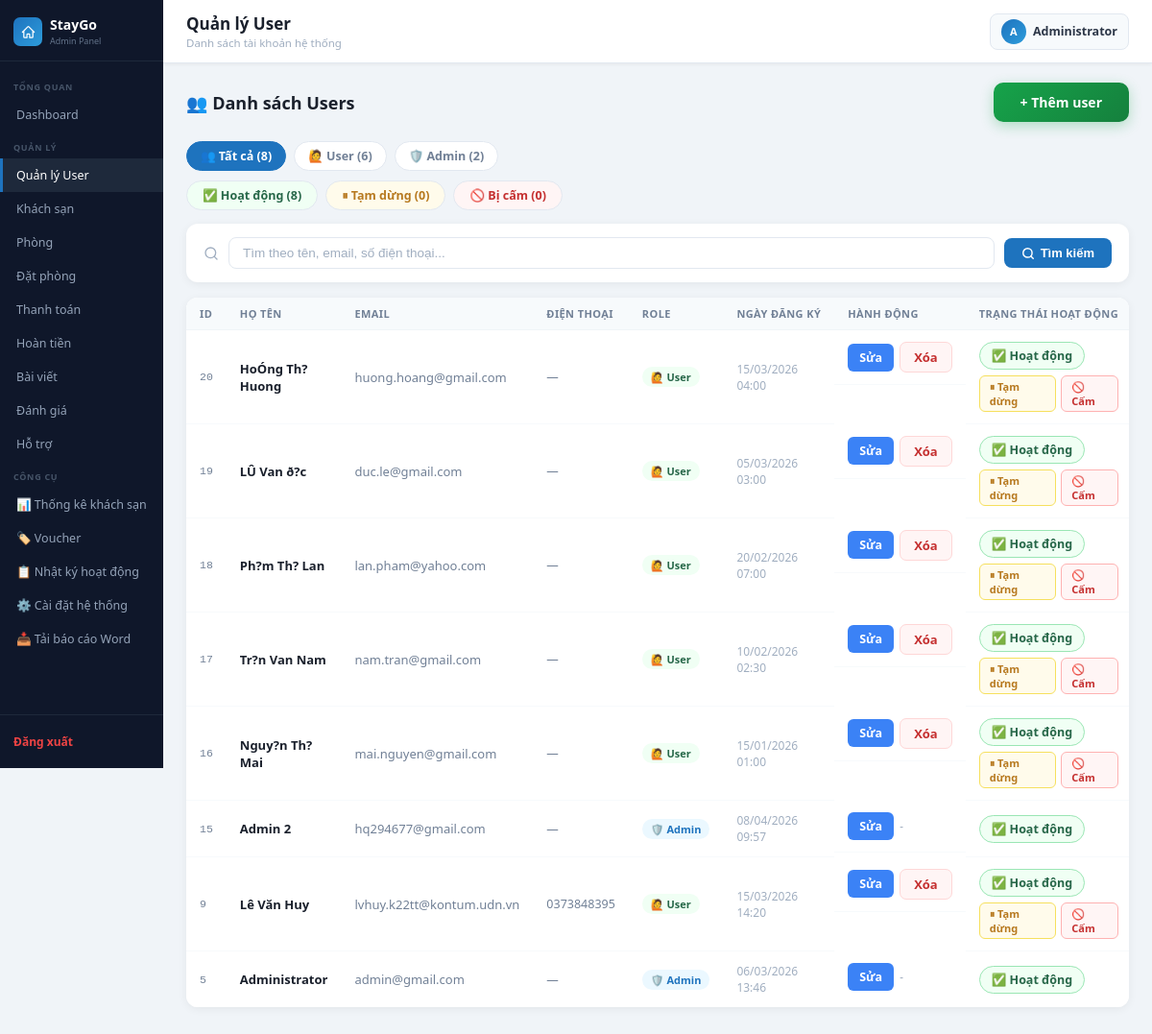
Page /admin_lvhuy_kontum/users.php (signed in) on the committed database.
### tables this page shows
CREATE TABLE `users` (
  `id` int(11) NOT NULL,
  `full_name` varchar(100) DEFAULT NULL,
  `email` varchar(100) NOT NULL,
  `phone` varchar(20) DEFAULT NULL,
  `password` varchar(255) NOT NULL,
  `role` enum('admin','user') DEFAULT 'user',
  `status` enum('active','inactive') NOT NULL DEFAULT 'active',
  `is_banned` tinyint(1) NOT NULL DEFAULT 0,
  `avatar` varchar(255) DEFAULT NULL,
  `last_login_at` datetime DEFAULT NULL,
  `created_at` timestamp NOT NULL DEFAULT current_timestamp(),
  `updated_at` timestamp NULL DEFAULT NULL ON UPDATE current_timestamp(),
  `reset_code` varchar(10) DEFAULT NULL,
  `reset_expire` datetime DEFAULT NULL,
  `otp_code` varchar(10) DEFAULT NULL,
  `otp_expire` datetime DEFAULT NULL
);

### admin_lvhuy_kontum/users.php (the view, shortened to what this page needs)
<?php
include("../config/database.php");
include("../includes/admin_header.php");
$search      = trim($_GET['search'] ?? '');
$filter_role = $_GET['role'] ?? '';
$per_page    = 15;
$page          = max(1, (int)($_GET['p'] ?? 1));
$filter_status = $_GET['status_filter'] ?? '';
$where_parts = [];
$where = $where_parts ? 'WHERE ' . implode(' AND ', $where_parts) : '';
$total_rows = $conn->query("SELECT COUNT(*) as c FROM users $where")->fetch_assoc()['c'];
$total_pages = max(1, (int)ceil($total_rows / $per_page));
$page        = min($page, $total_pages);
$offset      = ($page - 1) * $per_page;
$result = $conn->query("SELECT * FROM users $where ORDER BY id DESC LIMIT $per_page OFFSET $offset");
$cnt_all      = $conn->query("SELECT COUNT(*) as c FROM users")->fetch_assoc()['c'];
$cnt_admin    = $conn->query("SELECT COUNT(*) as c FROM users WHERE role='admin'")->fetch_assoc()['c'];
$cnt_user     = $conn->query("SELECT COUNT(*) as c FROM users WHERE role='user'")->fetch_assoc()['c'];
$cnt_active   = $conn->query("SELECT COUNT(*) as c FROM users WHERE status='active' AND is_banned=0")->fetch_assoc()['c'];
$cnt_inactive = $conn->query("SELECT COUNT(*) as c FROM users WHERE status='inactive'")->fetch_assoc()['c'];
$cnt_banned   = $conn->query("SELECT COUNT(*) as c FROM users WHERE is_banned=1")->fetch_assoc()['c'];
function users_qs($overrides = []) {
    $base = [
        'search'        => $_GET['search']        ?? '',
        'role'          => $_GET['role']           ?? '',
        'status_filter' => $_GET['status_filter']  ?? '',
    ];
    $merged = array_merge($base, $overrides);
    $filtered = [];
    foreach ($merged as $k => $v) { if ($v !== '') $filtered[$k] = $v; }
    return http_build_query($filtered);
}
?>
<div class="page-header">
    <h2>👥 Danh sách Users</h2>
    <a href="edit_user.php" class="btn btn-add" style="margin-bottom:0">+ Thêm user</a>
</div>
<div class="filter-tabs" style="margin-bottom:10px">
    <?php
    $tabs = ['' => "👥 Tất cả ($cnt_all)", 'user' => "🙋 User ($cnt_user)", 'admin' => "🛡️ Admin ($cnt_admin)"];
    foreach ($tabs as $val => $label):
        $active = ($filter_role === $val) ? 'active' : '';
        $href   = 'users.php?' . users_qs(['role' => $val, 'p' => '']);
    ?>
    <a href="<?= $href ?>" class="filter-tab <?= $active ?>"><?= $label ?></a>
    <?php endforeach; ?>
</div>
<div style="display:flex;gap:8px;margin-bottom:14px;flex-wrap:wrap">
    <?php
    $status_tabs = [
        'active'   => ['label' => "✅ Hoạt động ($cnt_active)",  'color' => '#276749', 'bg' => '#f0fff4', 'abg' => '#276749'],
        'inactive' => ['label' => "⏸ Tạm dừng ($cnt_inactive)", 'color' => '#b7791f', 'bg' => '#fffbeb', 'abg' => '#b7791f'],
        'banned'   => ['label' => "🚫 Bị cấm ($cnt_banned)",    'color' => '#c53030', 'bg' => '#fff5f5', 'abg' => '#c53030'],
    ];
    foreach ($status_tabs as $val => $cfg):
        $is_active = ($filter_status === $val);
        $href = 'users.php?' . users_qs(['status_filter' => $val, 'p' => '']);
        $style = $is_active
            ? "padding:6px 16px;border-radius:20px;font-size:12.5px;font-weight:700;text-decoration:none;border:2px solid {$cfg['abg']};color:#fff;background:{$cfg['abg']}"
            : "padding:6px 16px;border-radius:20px;font-size:12.5px;font-weight:600;text-decoration:none;border:1.5px solid #e2e8f0;color:{$cfg['color']};background:{$cfg['bg']}";
    ?>
    <a href="<?= $href ?>" style="<?= $style ?>"><?= $cfg['label'] ?></a>
    <?php endforeach; ?>
</div>
<form method="GET" action="">
    <div class="search-bar">
        <svg width="16" height="16" fill="none" viewBox="0 0 24 24" stroke="#a0aec0" stroke-width="2" style="flex-shrink:0">
            <circle cx="11" cy="11" r="8"/><path stroke-linecap="round" d="M21 21l-4.35-4.35"/>
        </svg>
        <input type="text" name="search"
            placeholder="Tìm theo tên, email, số điện thoại..."
            value="<?= htmlspecialchars($search) ?>">
        <button type="submit" class="btn-search">
            <svg width="14" height="14" fill="none" viewBox="0 0 24 24" stroke="currentColor" stroke-width="2.5">
                <circle cx="11" cy="11" r="8"/><path stroke-linecap="round" d="M21 21l-4.35-4.35"/>
            </svg>
            Tìm kiếm
        </button>
    </div>
</form>
<div class="section-card">
    <table>
        <thead>
            <tr>
                <th>ID</th>
                <th>Họ tên</th>
                <th>Email</th>
                <th>Điện thoại</th>
                <th>Role</th>
                <th>Ngày đăng ký</th>
                <th>Hành động</th>
                <th>Trạng thái hoạt động</th>
            </tr>
        </thead>
        <tbody>
        <?php if ($result->num_rows === 0): ?>
            <tr>
                <td colspan="8" style="text-align:center;color:#a0aec0;padding:30px">
                    <?= $search ? 'Không tìm thấy user nào với từ khóa "<strong>' . htmlspecialchars($search) . '</strong>"' : 'Chưa có user nào' ?>
                </td>
            </tr>
        <?php else: ?>
            <?php while ($row = $result->fetch_assoc()): ?>
            <tr>
                <td class="td-order"><?= $row['id'] ?></td>
                <td class="td-name"><?= htmlspecialchars($row['full_name']) ?></td>
                <td style="color:#718096"><?= htmlspecialchars($row['email']) ?></td>
                <td style="color:#718096;font-size:12.5px"><?= htmlspecialchars($row['phone'] ?? '—') ?></td>
                <td>
                    <?php if ($row['role'] === 'admin'): ?>
                        <span class="status-badge" style="color:#1e73be;background:#ebf8ff">🛡️ Admin</span>
                    <?php else: ?>
                        <span class="status-badge" style="color:#276749;background:#f0fff4">🙋 User</span>
                    <?php endif; ?>
                </td>
                <td style="color:#a0aec0;font-size:12px">
                    <?= !empty($row['created_at']) ? date('d/m/Y H:i', strtotime($row['created_at'])) : '—' ?>
                </td>
                <?php
                $current_admin_id = isset($_SESSION['admin_id']) ? (int)$_SESSION['admin_id'] : 0;
                $is_banned  = !empty($row['is_banned']);
                $is_active  = ($row['status'] ?? 'active') === 'active';
                $toggle_qs  = users_qs(['p' => $page]);
                $can_toggle = ($row['role'] !== 'admin' && $row['id'] !== $current_admin_id);
                ?>
                <td style="display:flex;gap:6px;align-items:center">
                    <a href="edit_user.php?action=edit&id=<?= $row['id'] ?>" class="btn btn-edit">Sửa</a>
                    <?php if ($can_toggle): ?>
                    <a href="javascript:void(0)"
                       onclick="confirmDelete(<?= $row['id'] ?>, '<?= htmlspecialchars($row['full_name'], ENT_QUOTES) ?>', '<?= htmlspecialchars($row['email'], ENT_QUOTES) ?>')"
                       class="btn-delete">Xóa</a>
                    <?php else: ?>
                    <span style="font-size:12px;color:#a0aec0;font-style:italic">-</span>
                    <?php endif; ?>
                </td>
                <td>
                    <?php if ($is_banned): ?>
                        <div style="display:flex;flex-direction:column;gap:6px;align-items:flex-start">
                            <span style="display:inline-flex;align-items:center;gap:5px;padding:5px 12px;border-radius:20px;font-size:12.5px;font-weight:700;color:#c53030;background:#fff5f5;border:1.5px solid #feb2b2">
                                🚫 Bị cấm
                            </span>
                            <?php if ($can_toggle): ?>
                            <a href="users.php?toggle_ban=<?= $row['id'] ?>&<?= $toggle_qs ?>"
                               style="font-size:11px;color:#276749;text-decoration:none;font-weight:600;padding:3px 10px;border-radius:6px;background:#f0fff4;border:1px solid #9ae6b4">
                                ✅ Bỏ cấm
                            </a>
                            <?php endif; ?>
                        </div>
                    <?php elseif ($is_active): ?>
                        <div style="display:flex;flex-direction:column;gap:6px;align-items:flex-start">
                            <span style="display:inline-flex;align-items:center;gap:5px;padding:5px 12px;border-radius:20px;font-size:12.5px;font-weight:700;color:#276749;background:#f0fff4;border:1.5px solid #9ae6b4">
                                ✅ Hoạt động
                            </span>
                            <?php if ($can_toggle): ?>
                            <div style="display:flex;gap:5px">
                                <a href="users.php?toggle_status=<?= $row['id'] ?>&<?= $toggle_qs ?>"
                                   style="font-size:11px;color:#b7791f;text-decoration:none;font-weight:600;padding:3px 10px;border-radius:6px;background:#fffbeb;border:1px solid #f6e05e">
                                    ⏸ Tạm dừng
                                </a>
                                <a href="users.php?toggle_ban=<?= $row['id'] ?>&<?= $toggle_qs ?>"
                                   style="font-size:11px;color:#c53030;text-decoration:none;font-weight:600;padding:3px 10px;border-radius:6px;background:#fff5f5;border:1px solid #feb2b2">
                                    🚫 Cấm
                                </a>
                            </div>
                            <?php endif; ?>
                        </div>
                    <?php endif; ?>
                </td>
            </tr>
            <?php endwhile; ?>
        <?php endif; ?>
        </tbody>
    </table>
</div>
<?php include("../includes/admin_footer.php"); ?>

### assets/css/admin.css (style rules this page uses)
*, *::before, *::after { box-sizing: border-box; margin: 0; padding: 0; }
body { font-family: 'Segoe UI', Arial, sans-serif; background: #f0f4f8; color: #1a202c; }
svg { display: inline-block; vertical-align: middle; overflow: hidden; flex-shrink: 0; }
.page-header { display: flex; align-items: center; justify-content: space-between; margin-bottom: 20px; }
.page-header h2 { font-size: 18px; font-weight: 700; color: #1a202c; }
.section-card { background: #fff; border-radius: 12px; box-shadow: 0 2px 10px rgba(0,0,0,.06); overflow: hidden; margin-bottom: 24px; }
table { width: 100%; border-collapse: collapse; background: #fff; }
th { background: #f7fafc; font-size: 11px; font-weight: 700; text-transform: uppercase; letter-spacing: .4px; color: #718096; padding: 9px 14px; text-align: left; border-bottom: 1px solid #f0f4f8; white-space: nowrap; }
td { padding: 12px 14px; font-size: 13px; color: #2d3748; border-bottom: 1px solid #f7fafc; vertical-align: middle; }
tr:last-child td { border-bottom: none; }
.td-order { font-family: monospace; font-size: 11.5px; color: #718096; }
.td-name { font-weight: 600; color: #1a202c; }
.status-badge { display: inline-block; padding: 3px 9px; border-radius: 20px; font-size: 11px; font-weight: 600; white-space: nowrap; }
.btn { padding: 6px 12px; border-radius: 6px; text-decoration: none; font-size: 12.5px; font-weight: 600; display: inline-block; border: none; cursor: pointer; transition: background .15s; }
.btn-edit { background: #3b82f6; color: #fff; }
.btn-delete { background: #ef4444; color: #fff; }
.btn-add { display: inline-flex; align-items: center; gap: 6px; background: linear-gradient(135deg, #16a34a, #15803d); color: #fff; padding: 11px 28px; border-radius: 10px; font-size: 14px; font-weight: 700; border: none; cursor: pointer; transition: all .2s; box-shadow: 0 4px 14px rgba(22,163,74,.3); text-decoration: none; white-space: nowrap; }
.search-bar { display: flex; gap: 10px; align-items: center; background: #fff; padding: 14px 18px; border-radius: 12px; box-shadow: 0 2px 10px rgba(0,0,0,.06); margin-bottom: 16px; }
.search-bar input { flex: 1; padding: 8px 14px; border: 1px solid #e2e8f0; border-radius: 8px; font-size: 13.5px; color: #2d3748; outline: none; transition: border-color .2s; }
.search-bar input::placeholder { color: #a0aec0; }
.btn-search { background: #1e73be; color: #fff; padding: 8px 18px; border-radius: 8px; font-size: 13px; font-weight: 600; border: none; cursor: pointer; display: inline-flex; align-items: center; gap: 6px; transition: background .15s; }
.filter-tabs { display: flex; gap: 8px; margin-bottom: 14px; flex-wrap: wrap; }
.filter-tab { padding: 6px 14px; border-radius: 20px; font-size: 12.5px; font-weight: 600; text-decoration: none; border: 1.5px solid #e2e8f0; color: #718096; background: #fff; transition: all .15s; display: flex; align-items: center; gap: 5px; }
.filter-tab.active { background: #1e73be; color: #fff; border-color: #1e73be; }
.btn-delete { display: inline-block; padding: 6px 14px; background: #fff5f5; border: 1.5px solid #fed7d7; color: #c53030; border-radius: 7px; font-size: 13px; font-weight: 700; text-decoration: none; cursor: pointer; transition: all .2s; }

### rows in the picture
users: id "20", full_name "HoÓng Th? Huong", email "huong.hoang@gmail.com", phone "—", role "🙋 User", created_at "15/03/2026 04:00"
users: id "19", full_name "LÛ Van ð?c", email "duc.le@gmail.com", phone "—", role "🙋 User", created_at "05/03/2026 03:00"
users: id "18", full_name "Ph?m Th? Lan", email "lan.pham@yahoo.com", phone "—", role "🙋 User", created_at "20/02/2026 07:00"
users: id "17", full_name "Tr?n Van Nam", email "nam.tran@gmail.com", phone "—", role "🙋 User", created_at "10/02/2026 02:30"
users: id "16", full_name "Nguy?n Th? Mai", email "mai.nguyen@gmail.com", phone "—", role "🙋 User", created_at "15/01/2026 01:00"
users: id "15", full_name "Admin 2", email "hq294677@gmail.com", phone "—", role "🛡️ Admin", created_at "08/04/2026 09:57", is_banned "✅ Hoạt động"
users: id "9", full_name "Lê Văn Huy", email "lvhuy.k22tt@kontum.udn.vn", phone "0373848395", role "🙋 User", created_at "15/03/2026 14:20"
users: id "5", full_name "Administrator", email "admin@gmail.com", phone "—", role "🛡️ Admin", created_at "06/03/2026 13:46", is_banned "✅ Hoạt động"

### other values in the picture
$page_title "Quản lý User"
$page_subtitle "Danh sách tài khoản hệ thống"
$admin_avatar "A"
$admin_name "Administrator"
$label "👥 Tất cả (8)"
$label "🙋 User (6)"
$label "🛡️ Admin (2)"
$cfg['label'] "✅ Hoạt động (8)"
$cfg['label'] "⏸ Tạm dừng (0)"
$cfg['label'] "🚫 Bị cấm (0)"
